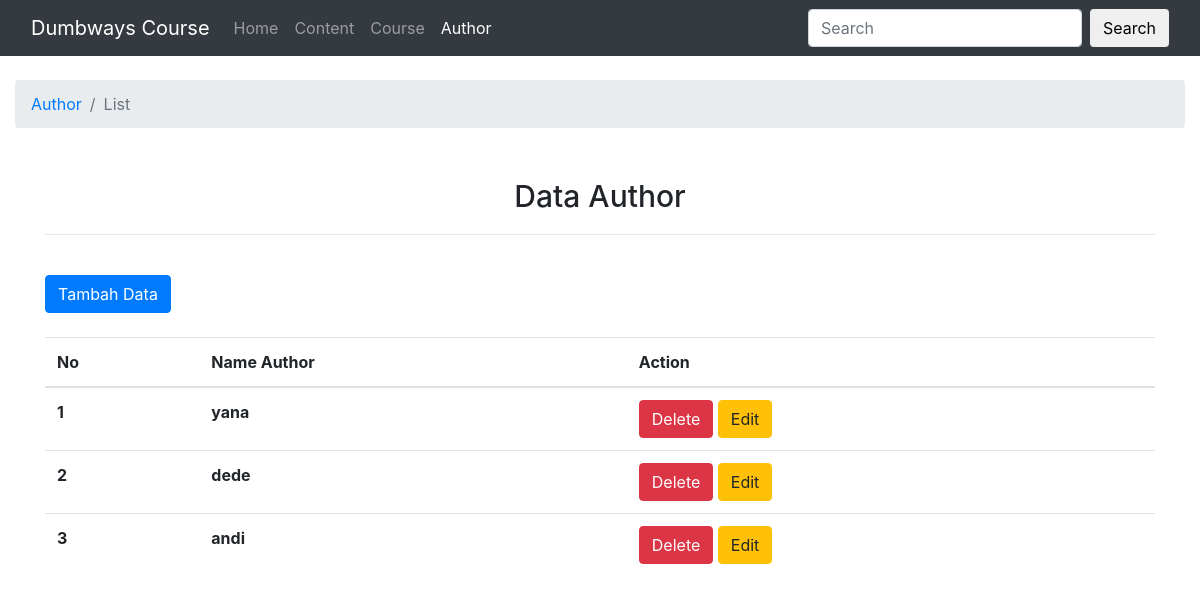
/8-B/author.php, run on the app's committed database.
### tables this page shows
CREATE TABLE `tb_author` (
  `id` bigint(20) NOT NULL,
  `name` varchar(255) NOT NULL
);

### 8-B/author/list.php (called while the page is built)
<?php
    include "con.php";
    $list = mysqli_query($kon, "SELECT * FROM tb_author ORDER BY id DESC");
    return $list;

### 8-B/author.php (the view, shortened to what this page needs)
<?php
    include "author/list.php";
?>
<!DOCTYPE html>
<html lang="en">
<head>
    <link rel="stylesheet" href="dist/css/bootstrap.min.css">
    <link rel="stylesheet" href="dist/css/custom.css">
</head>
<body>
    <nav class="navbar navbar-expand-lg navbar-dark bg-dark">
        <div class="container-fluid">
            <a class="navbar-brand" href="">Dumbways Course</a>
            <div class="collapse navbar-collapse" id="navbarSupportedContent">
                <ul class="navbar-nav mr-auto">
                    <li class="nav-item">
                        <a class="nav-link" href="index.php">Home</a>
                    </li>
                    <li class="nav-item">
                        <a class="nav-link" href="content.php">Content</a>
                    </li>
                    <li class="nav-item">
                        <a class="nav-link" href="course.php">Course </a>
                    </li>
                    <li class="nav-item active">
                        <a class="nav-link" href="author.php">Author  <span class="sr-only">(current)</span></a>
                    </li>
                </ul>
                <form class="form-inline my-2 my-lg-0">
                    <input class="form-control mr-sm-2" type="search" placeholder="Search" aria-label="Search">
                    <button class="btn btn-outline- my-2 my-sm-0" type="submit">Search</button>
                </form>
            </div>
        </div>
    </nav>
    <div class="container-fluid mt-4">
        <nav aria-label="breadcrumb">
            <ol class="breadcrumb">
                <li class="breadcrumb-item"><a href="author.php">Author</a></li>
                <li class="breadcrumb-item active" aria-current="page">List</li>
            </ol>
        </nav>
    </div>
    <div class="container section">
        <h2 class="text-center">Data Author</h2>
        <hr>
        <a href="tambah data" class="btn btn-primary btn-large">Tambah Data</a>
        <br><br>
        <table class="table">
            <thead>
                <tr>
                    <th scope="col">No</th>
                    <th scope="col">Name Author</th>
                    <th scope="col">Action</th>
                </tr>
            </thead>
            <tbody>
            <?php
                if( mysqli_num_rows($list) > 0 ){
                    $no = 1;
                    while( $data = mysqli_fetch_array($list) ){
            ?>
                <tr>
                    <th scope="row"><?php echo $no++ ?></th>
                    <th><?php echo $data['name'] ?></th>
                    <td>
                        <a href="author/delete.php?id=<?php echo $data['id'] ?>" class="btn btn-danger">Delete</a>
                        <a href="author-edit.php?id=<?php echo $data['id'] ?>" class="btn btn-warning">Edit</a>
                    </td>
                </tr>
            <?php
                    }
                }
            ?>
            </tbody>
        </table>
    </div>
</body>
</html>

### data on the page
tb_author: name "yana"
tb_author: name "dede"
tb_author: name "andi"
